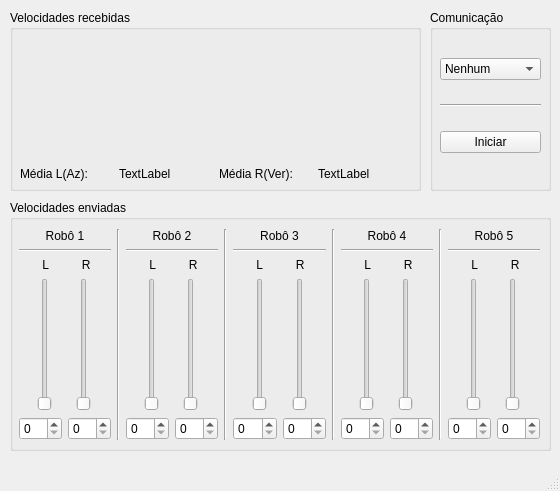
<?xml version="1.0" encoding="UTF-8"?>
<ui version="4.0">
 <class>MainWindow</class>
 <widget class="QMainWindow" name="MainWindow">
  <property name="geometry">
   <rect>
    <x>0</x>
    <y>0</y>
    <width>560</width>
    <height>491</height>
   </rect>
  </property>
  <property name="windowTitle">
   <string>MainWindow</string>
  </property>
  <widget class="QWidget" name="centralwidget">
   <widget class="QGroupBox" name="groupBox">
    <property name="geometry">
     <rect>
      <x>10</x>
      <y>200</y>
      <width>541</width>
      <height>251</height>
     </rect>
    </property>
    <property name="title">
     <string>Velocidades enviadas</string>
    </property>
    <widget class="QWidget" name="horizontalLayoutWidget">
     <property name="geometry">
      <rect>
       <x>9</x>
       <y>29</y>
       <width>521</width>
       <height>211</height>
      </rect>
     </property>
     <layout class="QHBoxLayout" name="horizontalLayout">
      <item>
       <layout class="QVBoxLayout" name="verticalLayout_14">
        <item>
         <widget class="QLabel" name="label_5">
          <property name="text">
           <string>Robô 1</string>
          </property>
          <property name="alignment">
           <set>Qt::AlignCenter</set>
          </property>
         </widget>
        </item>
        <item>
         <widget class="Line" name="line">
          <property name="orientation">
           <enum>Qt::Horizontal</enum>
          </property>
         </widget>
        </item>
        <item>
         <widget class="QLabel" name="label_10">
          <property name="text">
           <string>       L          R</string>
          </property>
         </widget>
        </item>
        <item>
         <layout class="QHBoxLayout" name="horizontalLayout_15">
          <item>
           <widget class="QSlider" name="verticalSlider_1_L">
            <property name="orientation">
             <enum>Qt::Vertical</enum>
            </property>
           </widget>
          </item>
          <item>
           <widget class="QSlider" name="verticalSlider_1_R">
            <property name="orientation">
             <enum>Qt::Vertical</enum>
            </property>
           </widget>
          </item>
         </layout>
        </item>
        <item>
         <layout class="QHBoxLayout" name="horizontalLayout_13">
          <item>
           <widget class="QSpinBox" name="spinBox_1_L"/>
          </item>
          <item>
           <widget class="QSpinBox" name="spinBox_1_R"/>
          </item>
         </layout>
        </item>
       </layout>
      </item>
      <item>
       <widget class="Line" name="line_6">
        <property name="orientation">
         <enum>Qt::Vertical</enum>
        </property>
       </widget>
      </item>
      <item>
       <layout class="QVBoxLayout" name="verticalLayout_13">
        <item>
         <widget class="QLabel" name="label_6">
          <property name="text">
           <string>Robô 2</string>
          </property>
          <property name="alignment">
           <set>Qt::AlignCenter</set>
          </property>
         </widget>
        </item>
        <item>
         <widget class="Line" name="line_2">
          <property name="orientation">
           <enum>Qt::Horizontal</enum>
          </property>
         </widget>
        </item>
        <item>
         <widget class="QLabel" name="label_11">
          <property name="text">
           <string>       L          R</string>
          </property>
         </widget>
        </item>
        <item>
         <layout class="QHBoxLayout" name="horizontalLayout_14">
          <item>
           <widget class="QSlider" name="verticalSlider_2_L">
            <property name="orientation">
             <enum>Qt::Vertical</enum>
            </property>
           </widget>
          </item>
          <item>
           <widget class="QSlider" name="verticalSlider_2_R">
            <property name="orientation">
             <enum>Qt::Vertical</enum>
            </property>
           </widget>
          </item>
         </layout>
        </item>
        <item>
         <layout class="QHBoxLayout" name="horizontalLayout_12">
          <item>
           <widget class="QSpinBox" name="spinBox_2_L"/>
          </item>
          <item>
           <widget class="QSpinBox" name="spinBox_2_R"/>
          </item>
         </layout>
        </item>
       </layout>
      </item>
      <item>
       <widget class="Line" name="line_7">
        <property name="orientation">
         <enum>Qt::Vertical</enum>
        </property>
       </widget>
      </item>
      <item>
       <layout class="QVBoxLayout" name="verticalLayout_15">
        <item>
         <widget class="QLabel" name="label_7">
          <property name="text">
           <string>Robô 3</string>
          </property>
          <property name="alignment">
           <set>Qt::AlignCenter</set>
          </property>
         </widget>
        </item>
        <item>
         <widget class="Line" name="line_3">
          <property name="orientation">
           <enum>Qt::Horizontal</enum>
          </property>
         </widget>
        </item>
        <item>
         <widget class="QLabel" name="label_12">
          <property name="text">
           <string>       L          R</string>
          </property>
         </widget>
        </item>
        <item>
         <layout class="QHBoxLayout" name="horizontalLayout_11">
          <item>
           <widget class="QSlider" name="verticalSlider_3_L">
            <property name="orientation">
             <enum>Qt::Vertical</enum>
            </property>
           </widget>
          </item>
          <item>
           <widget class="QSlider" name="verticalSlider_3_R">
            <property name="orientation">
             <enum>Qt::Vertical</enum>
            </property>
           </widget>
          </item>
         </layout>
        </item>
        <item>
         <layout class="QHBoxLayout" name="horizontalLayout_16">
          <item>
           <widget class="QSpinBox" name="spinBox_3_L"/>
          </item>
          <item>
           <widget class="QSpinBox" name="spinBox_3_R"/>
          </item>
         </layout>
        </item>
       </layout>
      </item>
      <item>
       <widget class="Line" name="line_8">
        <property name="orientation">
         <enum>Qt::Vertical</enum>
        </property>
       </widget>
      </item>
      <item>
       <layout class="QVBoxLayout" name="verticalLayout_12">
        <item>
         <widget class="QLabel" name="label_8">
          <property name="text">
           <string>Robô 4</string>
          </property>
          <property name="alignment">
           <set>Qt::AlignCenter</set>
          </property>
         </widget>
        </item>
        <item>
         <widget class="Line" name="line_4">
          <property name="orientation">
           <enum>Qt::Horizontal</enum>
          </property>
         </widget>
        </item>
        <item>
         <widget class="QLabel" name="label_13">
          <property name="text">
           <string>       L          R</string>
          </property>
         </widget>
        </item>
        <item>
         <layout class="QHBoxLayout" name="horizontalLayout_9">
          <item>
           <widget class="QSlider" name="verticalSlider_4_L">
            <property name="orientation">
             <enum>Qt::Vertical</enum>
            </property>
           </widget>
          </item>
          <item>
           <widget class="QSlider" name="verticalSlider_4_R">
            <property name="orientation">
             <enum>Qt::Vertical</enum>
            </property>
           </widget>
          </item>
         </layout>
        </item>
        <item>
         <layout class="QHBoxLayout" name="horizontalLayout_10">
          <item>
           <widget class="QSpinBox" name="spinBox_4_L"/>
          </item>
          <item>
           <widget class="QSpinBox" name="spinBox_4_R"/>
          </item>
         </layout>
        </item>
       </layout>
      </item>
      <item>
       <widget class="Line" name="line_9">
        <property name="orientation">
         <enum>Qt::Vertical</enum>
        </property>
       </widget>
      </item>
      <item>
       <layout class="QVBoxLayout" name="verticalLayout_10">
        <item>
         <widget class="QLabel" name="label_9">
          <property name="text">
           <string>Robô 5</string>
          </property>
          <property name="alignment">
           <set>Qt::AlignCenter</set>
          </property>
         </widget>
        </item>
        <item>
         <widget class="Line" name="line_5">
          <property name="orientation">
           <enum>Qt::Horizontal</enum>
          </property>
         </widget>
        </item>
        <item>
         <widget class="QLabel" name="label_14">
          <property name="text">
           <string>       L          R</string>
          </property>
         </widget>
        </item>
        <item>
         <layout class="QHBoxLayout" name="horizontalLayout_7">
          <item>
           <widget class="QSlider" name="verticalSlider_5_L">
            <property name="orientation">
             <enum>Qt::Vertical</enum>
            </property>
           </widget>
          </item>
          <item>
           <widget class="QSlider" name="verticalSlider_5_R">
            <property name="orientation">
             <enum>Qt::Vertical</enum>
            </property>
           </widget>
          </item>
         </layout>
        </item>
        <item>
         <layout class="QHBoxLayout" name="horizontalLayout_8">
          <item>
           <widget class="QSpinBox" name="spinBox_5_L"/>
          </item>
          <item>
           <widget class="QSpinBox" name="spinBox_5_R"/>
          </item>
         </layout>
        </item>
       </layout>
      </item>
     </layout>
    </widget>
    <widget class="QLabel" name="label_envio">
     <property name="geometry">
      <rect>
       <x>130</x>
       <y>0</y>
       <width>411</width>
       <height>16</height>
      </rect>
     </property>
     <property name="sizePolicy">
      <sizepolicy hsizetype="Expanding" vsizetype="Preferred">
       <horstretch>0</horstretch>
       <verstretch>0</verstretch>
      </sizepolicy>
     </property>
     <property name="text">
      <string/>
     </property>
    </widget>
   </widget>
   <widget class="QGroupBox" name="groupBox_2">
    <property name="geometry">
     <rect>
      <x>430</x>
      <y>10</y>
      <width>121</width>
      <height>181</height>
     </rect>
    </property>
    <property name="title">
     <string>Comunicação</string>
    </property>
    <widget class="QWidget" name="verticalLayoutWidget">
     <property name="geometry">
      <rect>
       <x>10</x>
       <y>30</y>
       <width>101</width>
       <height>131</height>
      </rect>
     </property>
     <layout class="QVBoxLayout" name="verticalLayout">
      <item>
       <widget class="QComboBox" name="comboBox">
        <item>
         <property name="text">
          <string>Nenhum</string>
         </property>
        </item>
        <item>
         <property name="text">
          <string>Robô 1</string>
         </property>
        </item>
        <item>
         <property name="text">
          <string>Robô 2</string>
         </property>
        </item>
        <item>
         <property name="text">
          <string>Robô 3</string>
         </property>
        </item>
        <item>
         <property name="text">
          <string>Robô 4</string>
         </property>
        </item>
        <item>
         <property name="text">
          <string>Robô 5</string>
         </property>
        </item>
       </widget>
      </item>
      <item>
       <widget class="Line" name="line_10">
        <property name="orientation">
         <enum>Qt::Horizontal</enum>
        </property>
       </widget>
      </item>
      <item>
       <widget class="QPushButton" name="pushStartStop">
        <property name="text">
         <string>Iniciar</string>
        </property>
       </widget>
      </item>
     </layout>
    </widget>
   </widget>
   <widget class="QGroupBox" name="groupBox_3">
    <property name="geometry">
     <rect>
      <x>10</x>
      <y>10</y>
      <width>411</width>
      <height>181</height>
     </rect>
    </property>
    <property name="title">
     <string>Velocidades recebidas</string>
    </property>
    <widget class="QWidget" name="verticalLayoutWidget_4">
     <property name="geometry">
      <rect>
       <x>10</x>
       <y>30</y>
       <width>391</width>
       <height>141</height>
      </rect>
     </property>
     <layout class="QVBoxLayout" name="verticalLayout_4">
      <item>
       <widget class="QCustomPlot" name="widget" native="true">
        <property name="sizePolicy">
         <sizepolicy hsizetype="Preferred" vsizetype="Expanding">
          <horstretch>0</horstretch>
          <verstretch>0</verstretch>
         </sizepolicy>
        </property>
       </widget>
      </item>
      <item>
       <layout class="QHBoxLayout" name="horizontalLayout_3">
        <item>
         <widget class="QLabel" name="label">
          <property name="text">
           <string>Média L(Az):</string>
          </property>
         </widget>
        </item>
        <item>
         <widget class="QLabel" name="label_2">
          <property name="text">
           <string>TextLabel</string>
          </property>
         </widget>
        </item>
        <item>
         <widget class="QLabel" name="label_3">
          <property name="text">
           <string>Média R(Ver):</string>
          </property>
         </widget>
        </item>
        <item>
         <widget class="QLabel" name="label_4">
          <property name="text">
           <string>TextLabel</string>
          </property>
         </widget>
        </item>
       </layout>
      </item>
     </layout>
    </widget>
   </widget>
  </widget>
  <widget class="QMenuBar" name="menubar">
   <property name="geometry">
    <rect>
     <x>0</x>
     <y>0</y>
     <width>560</width>
     <height>18</height>
    </rect>
   </property>
  </widget>
  <widget class="QStatusBar" name="statusbar"/>
 </widget>
 <customwidgets>
  <customwidget>
   <class>QCustomPlot</class>
   <extends>QWidget</extends>
   <header>qcustomplot.h</header>
   <container>1</container>
  </customwidget>
 </customwidgets>
 <resources/>
 <connections/>
</ui>
